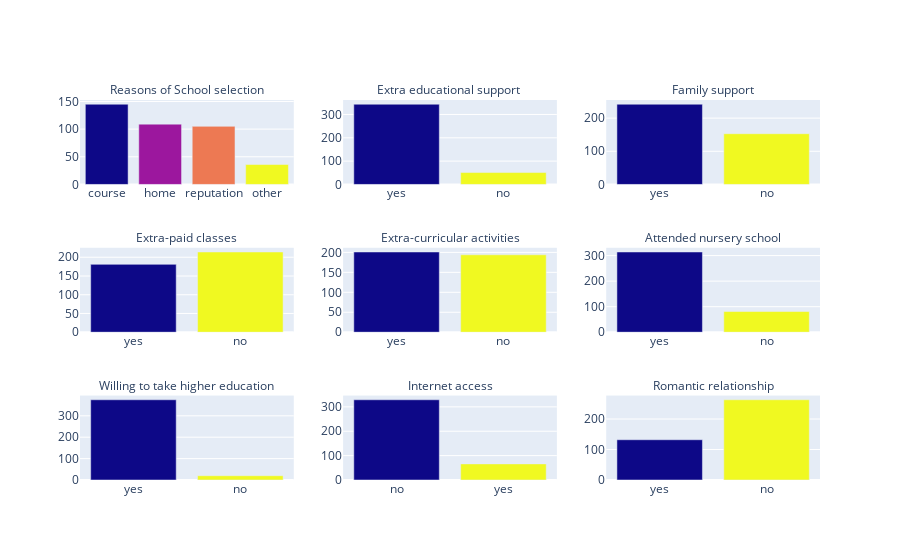

Notebook code for this chart:
### Code cell
# Data visualization- Create bar charts to see the responses on activities
fig = make_subplots(3, 3,subplot_titles=("Reasons of School selection","Extra educational support ", "Family support",'Extra-paid classes','Extra-curricular activities','Attended nursery school','Willing to take higher education','Internet access','Romantic relationship'))
fig.add_trace(go.Bar(x=['course','home','reputation','other'], y=df['reason'].value_counts(),marker=dict(color=[1,2,3,4])),1, 1)

fig.add_trace(go.Bar(x=df['schoolsup'], y=df['schoolsup'].value_counts(),marker=dict(color=[1,2])),1, 2)
fig.add_trace(go.Bar(x=['yes','no'], y=df['famsup'].value_counts(),marker=dict(color=[1,2])),1, 3)
fig.add_trace(go.Bar(x=['yes','no'], y=df['extra_paid_classes'].value_counts(ascending=True),marker=dict(color=[1,2])),2, 1)
fig.add_trace(go.Bar(x=['yes','no'], y=df['activities'].value_counts(),marker=dict(color=[1,2])),2, 2)
fig.add_trace(go.Bar(x=df['nursery'], y=df['nursery'].value_counts(),marker=dict(color=[1,2])),2, 3)
fig.add_trace(go.Bar(x=['yes','no'], y=df['willing_to_take_higher_edu'].value_counts(),marker=dict(color=[1,2])),3, 1)
fig.add_trace(go.Bar(x=df['internet'], y=df['internet'].value_counts(),marker=dict(color=[1,2])),3, 2)
fig.add_trace(go.Bar(x=['yes','no'], y=df['in_a_relationship'].value_counts(ascending=True),marker=dict(color=[1,2])),3, 3)
fig.update_layout(showlegend=False)
fig.update_annotations(font_size=12)
fig.show()

### Figure 1 — Plotly figure (JSON) as saved in the notebook; plotly's stock layout.template omitted (floating-point values rounded to 4 significant figures; data arrays with more than 128 entries replaced by an {"elided": "..."} marker saying what was removed)
{"data": [{"marker": {"color": [1, 2, 3, 4]}, "type": "bar", "x": ["course", "home", "reputation", "other"], "xaxis": "x", "y": [145, 109, 105, 36], "yaxis": "y"}, {"marker": {"color": [1, 2]}, "type": "bar", "x": {"elided": "395 str values"}, "xaxis": "x2", "y": [344, 51], "yaxis": "y2"}, {"marker": {"color": [1, 2]}, "type": "bar", "x": ["yes", "no"], "xaxis": "x3", "y": [242, 153], "yaxis": "y3"}, {"marker": {"color": [1, 2]}, "type": "bar", "x": ["yes", "no"], "xaxis": "x4", "y": [181, 214], "yaxis": "y4"}, {"marker": {"color": [1, 2]}, "type": "bar", "x": ["yes", "no"], "xaxis": "x5", "y": [201, 194], "yaxis": "y5"}, {"marker": {"color": [1, 2]}, "type": "bar", "x": {"elided": "395 str values"}, "xaxis": "x6", "y": [314, 81], "yaxis": "y6"}, {"marker": {"color": [1, 2]}, "type": "bar", "x": ["yes", "no"], "xaxis": "x7", "y": [375, 20], "yaxis": "y7"}, {"marker": {"color": [1, 2]}, "type": "bar", "x": {"elided": "395 str values"}, "xaxis": "x8", "y": [329, 66], "yaxis": "y8"}, {"marker": {"color": [1, 2]}, "type": "bar", "x": ["yes", "no"], "xaxis": "x9", "y": [132, 263], "yaxis": "y9"}], "layout": {"annotations": [{"font": {"size": 12}, "showarrow": false, "text": "Reasons of School selection", "x": 0.1444, "xanchor": "center", "xref": "paper", "y": 1, "yanchor": "bottom", "yref": "paper"}, {"font": {"size": 12}, "showarrow": false, "text": "Extra educational support ", "x": 0.5, "xanchor": "center", "xref": "paper", "y": 1, "yanchor": "bottom", "yref": "paper"}, {"font": {"size": 12}, "showarrow": false, "text": "Family support", "x": 0.8556, "xanchor": "center", "xref": "paper", "y": 1, "yanchor": "bottom", "yref": "paper"}, {"font": {"size": 12}, "showarrow": false, "text": "Extra-paid classes", "x": 0.1444, "xanchor": "center", "xref": "paper", "y": 0.6111, "yanchor": "bottom", "yref": "paper"}, {"font": {"size": 12}, "showarrow": false, "text": "Extra-curricular activities", "x": 0.5, "xanchor": "center", "xref": "paper", "y": 0.6111, "yanchor": "bottom", "yref": "paper"}, {"font": {"size": 12}, "showarrow": false, "text": "Attended nursery school", "x": 0.8556, "xanchor": "center", "xref": "paper", "y": 0.6111, "yanchor": "bottom", "yref": "paper"}, {"font": {"size": 12}, "showarrow": false, "text": "Willing to take higher education", "x": 0.1444, "xanchor": "center", "xref": "paper", "y": 0.2222, "yanchor": "bottom", "yref": "paper"}, {"font": {"size": 12}, "showarrow": false, "text": "Internet access", "x": 0.5, "xanchor": "center", "xref": "paper", "y": 0.2222, "yanchor": "bottom", "yref": "paper"}, {"font": {"size": 12}, "showarrow": false, "text": "Romantic relationship", "x": 0.8556, "xanchor": "center", "xref": "paper", "y": 0.2222, "yanchor": "bottom", "yref": "paper"}], "showlegend": false, "xaxis": {"anchor": "y", "domain": [0, 0.2889]}, "xaxis2": {"anchor": "y2", "domain": [0.3556, 0.6444]}, "xaxis3": {"anchor": "y3", "domain": [0.7111, 1]}, "xaxis4": {"anchor": "y4", "domain": [0, 0.2889]}, "xaxis5": {"anchor": "y5", "domain": [0.3556, 0.6444]}, "xaxis6": {"anchor": "y6", "domain": [0.7111, 1]}, "xaxis7": {"anchor": "y7", "domain": [0, 0.2889]}, "xaxis8": {"anchor": "y8", "domain": [0.3556, 0.6444]}, "xaxis9": {"anchor": "y9", "domain": [0.7111, 1]}, "yaxis": {"anchor": "x", "domain": [0.7778, 1]}, "yaxis2": {"anchor": "x2", "domain": [0.7778, 1]}, "yaxis3": {"anchor": "x3", "domain": [0.7778, 1]}, "yaxis4": {"anchor": "x4", "domain": [0.3889, 0.6111]}, "yaxis5": {"anchor": "x5", "domain": [0.3889, 0.6111]}, "yaxis6": {"anchor": "x6", "domain": [0.3889, 0.6111]}, "yaxis7": {"anchor": "x7", "domain": [0, 0.2222]}, "yaxis8": {"anchor": "x8", "domain": [0, 0.2222]}, "yaxis9": {"anchor": "x9", "domain": [0, 0.2222]}}}
